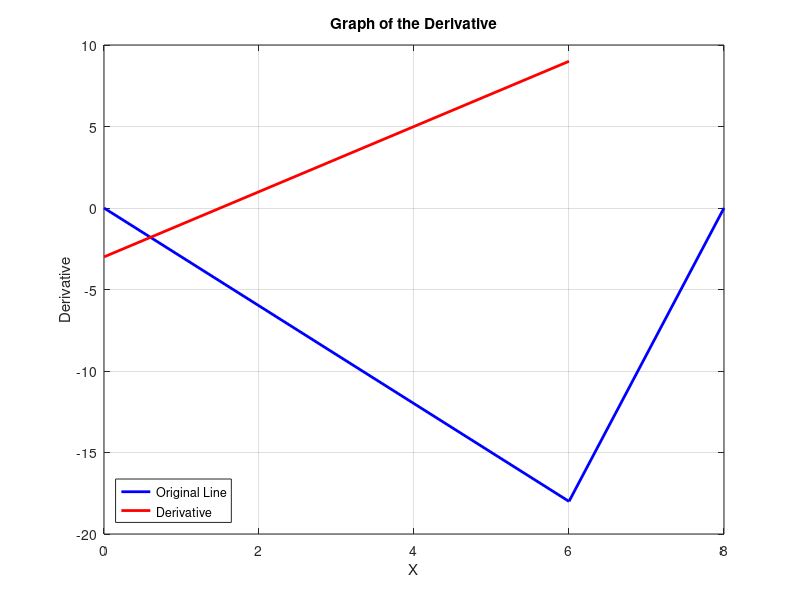

This chart was generated by the following MATLAB code:
% Define the coordinates of the points
x = [0, 6, 8]; 
y = [0, -18, 0];

% Calculate the differences between adjacent points
dx = diff(x);
dy = diff(y);


% Calculate the derivative using finite differences
derivative = dy ./ dx;

% Create a line plot for the original line
figure;
plot(x, y, 'b', 'LineWidth', 2);  % Original line
hold on;

% Create a line plot for the derivative
plot(x(1:end-1), derivative, 'r', 'LineWidth', 2);  % Derivative line
grid on;
xlabel('X');
ylabel('Derivative');
title('Graph of the Derivative');
legend('Original Line', 'Derivative', 'Location', 'southwest');
